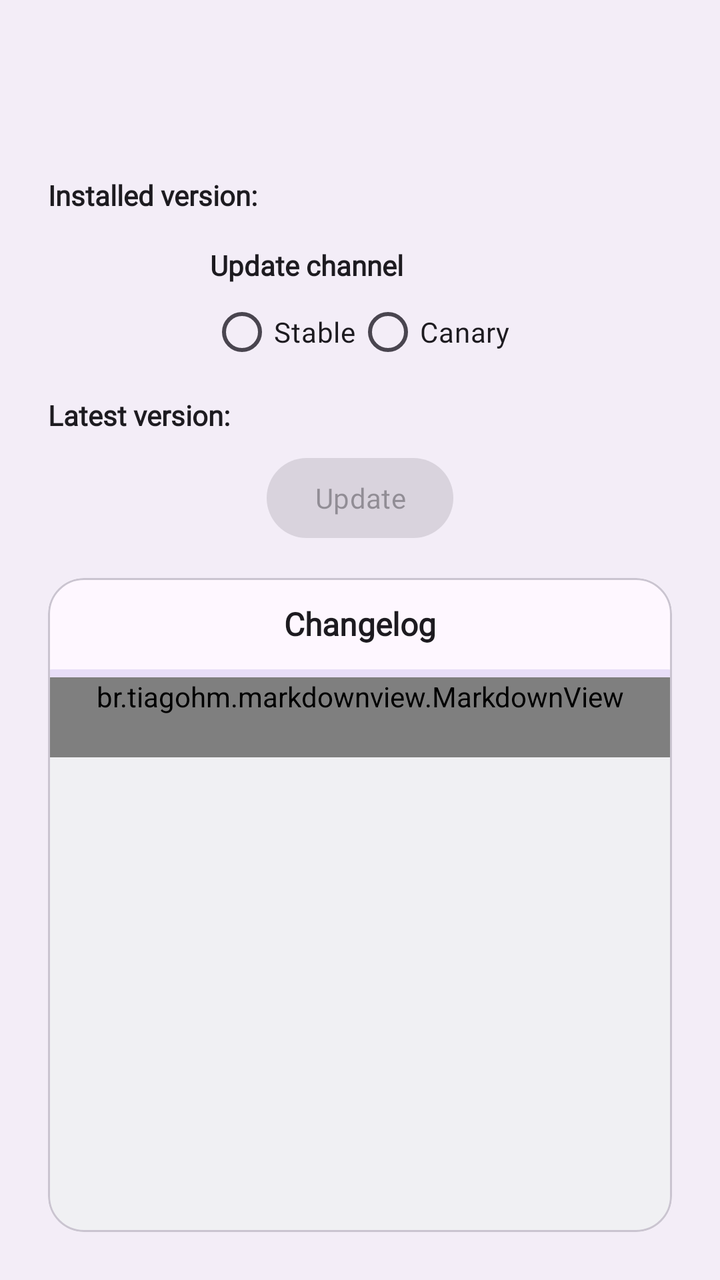
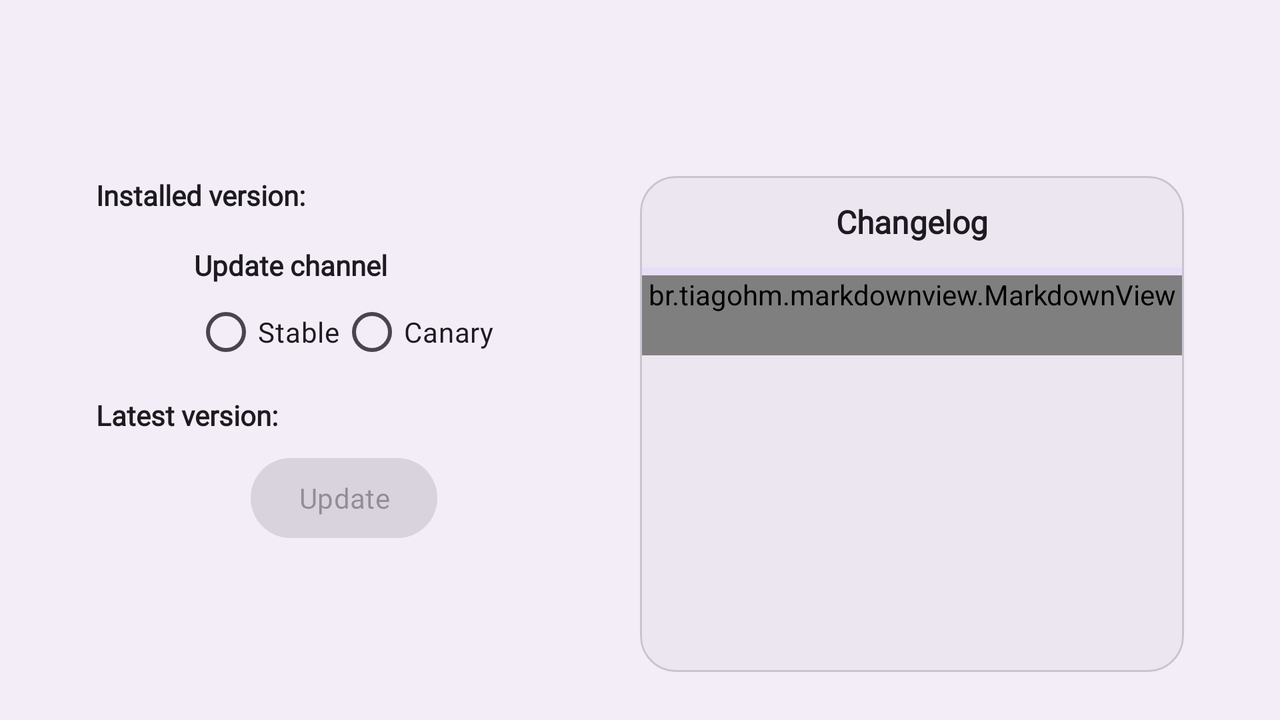

Compare how this app lays out the same screen by default and in its alternative resource folder. The renders come first, then the two layout files and the values they reference.
<!-- AndroidManifest.xml: application theme AppTheme.AospXpert -->
<!-- res/layout/update_fragment.xml -->
<?xml version="1.0" encoding="utf-8"?>
<androidx.coordinatorlayout.widget.CoordinatorLayout xmlns:android="http://schemas.android.com/apk/res/android"
	xmlns:app="http://schemas.android.com/apk/res-auto"
	xmlns:tools="http://schemas.android.com/tools"
	android:layout_width="match_parent"
	android:layout_height="match_parent"
	android:fillViewport="true"
	tools:context=".ui.fragments.UpdateFragment">

	<androidx.core.widget.NestedScrollView
		android:id="@+id/nestedScrollView"
		android:layout_width="match_parent"
		android:layout_height="match_parent"
		android:fillViewport="true"
		app:layout_behavior="@string/appbar_scrolling_view_behavior">

		<androidx.constraintlayout.widget.ConstraintLayout
			android:layout_width="match_parent"
			android:layout_height="match_parent"
			android:padding="24dp">

			<com.google.android.material.textview.MaterialTextView
				android:id="@+id/currentVersionID"
				android:layout_width="wrap_content"
				android:layout_height="wrap_content"
				android:text="@string/currentVersionTitle"
				android:textColor="?attr/colorOnSurface"
				android:textStyle="bold"
				app:layout_constraintStart_toStartOf="parent"
				app:layout_constraintTop_toTopOf="parent" />

			<com.google.android.material.textview.MaterialTextView
				android:id="@+id/currentVersionValueID"
				android:layout_width="wrap_content"
				android:layout_height="wrap_content"
				android:layout_marginStart="8dp"
				android:textColor="?attr/colorOnSurface"
				android:textStyle="bold"
				app:layout_constraintStart_toEndOf="@+id/currentVersionID"
				app:layout_constraintTop_toTopOf="@+id/currentVersionID" />

			<com.google.android.material.textview.MaterialTextView
				android:id="@+id/textView"
				android:layout_width="wrap_content"
				android:layout_height="wrap_content"
				android:layout_marginTop="16dp"
				android:text="@string/update_flavor_title"
				android:textColor="?attr/colorOnSurface"
				android:textStyle="bold"
				app:layout_constraintStart_toStartOf="@+id/updateChannelRadioGroup"
				app:layout_constraintTop_toBottomOf="@+id/currentVersionID" />

			<RadioGroup
				android:id="@+id/updateChannelRadioGroup"
				android:layout_width="wrap_content"
				android:layout_height="wrap_content"
				android:orientation="horizontal"
				app:layout_constraintEnd_toEndOf="parent"
				app:layout_constraintStart_toStartOf="parent"
				app:layout_constraintTop_toBottomOf="@+id/textView">

				<RadioButton
					android:id="@+id/stableID"
					android:layout_width="wrap_content"
					android:layout_height="wrap_content"
					android:layout_weight="1"
					android:text="@string/stable_flavor"
					android:textColor="?attr/colorOnSurface" />

				<RadioButton
					android:id="@+id/canaryID"
					android:layout_width="wrap_content"
					android:layout_height="wrap_content"
					android:layout_weight="1"
					android:text="@string/canary_flavor"
					android:textColor="?attr/colorOnSurface" />
			</RadioGroup>

			<com.google.android.material.textview.MaterialTextView
				android:id="@+id/textView3"
				android:layout_width="wrap_content"
				android:layout_height="wrap_content"
				android:layout_marginTop="8dp"
				android:text="@string/update_type_title"
				android:textColor="?attr/colorOnSurface"
				android:textStyle="bold"
				android:visibility="gone"
				app:layout_constraintStart_toStartOf="@+id/updateChannelRadioGroup"
				app:layout_constraintTop_toBottomOf="@+id/updateChannelRadioGroup" />

			<RadioGroup
				android:id="@+id/packageTypeRadioGroup"
				android:layout_width="wrap_content"
				android:layout_height="wrap_content"
				android:orientation="horizontal"
				android:visibility="gone"
				app:layout_constraintStart_toStartOf="@+id/textView3"
				app:layout_constraintTop_toBottomOf="@+id/textView3">

				<RadioButton
					android:id="@+id/fullTypeID"
					android:layout_width="wrap_content"
					android:layout_height="wrap_content"
					android:layout_weight="1"
					android:text="@string/full_type"
					android:textColor="?attr/colorOnSurface" />

				<RadioButton
					android:id="@+id/XposedTypeID"
					android:layout_width="wrap_content"
					android:layout_height="wrap_content"
					android:layout_weight="1"
					android:text="@string/xposed_type"
					android:textColor="?attr/colorOnSurface" />
			</RadioGroup>

			<com.google.android.material.textview.MaterialTextView
				android:id="@+id/latestVersionTitleID"
				android:layout_width="wrap_content"
				android:layout_height="wrap_content"
				android:layout_marginTop="8dp"
				android:text="@string/lastestVersionTitle"
				android:textColor="?attr/colorOnSurface"
				android:textStyle="bold"
				app:layout_constraintStart_toStartOf="parent"
				app:layout_constraintTop_toBottomOf="@+id/packageTypeRadioGroup" />

			<com.google.android.material.textview.MaterialTextView
				android:id="@+id/latestVersionValueID"
				android:layout_width="wrap_content"
				android:layout_height="wrap_content"
				android:layout_marginStart="8dp"
				android:textColor="?attr/colorOnSurface"
				android:textStyle="bold"
				app:layout_constraintStart_toEndOf="@+id/latestVersionTitleID"
				app:layout_constraintTop_toTopOf="@+id/latestVersionTitleID" />

			<com.google.android.material.button.MaterialButton
				android:id="@+id/updateBtn"
				android:layout_width="wrap_content"
				android:layout_height="wrap_content"
				android:layout_marginTop="8dp"
				android:enabled="false"
				android:text="@string/update_word"
				app:layout_constraintEnd_toEndOf="parent"
				app:layout_constraintStart_toStartOf="parent"
				app:layout_constraintTop_toBottomOf="@+id/latestVersionTitleID" />

			<com.google.android.material.card.MaterialCardView
				android:layout_width="0dp"
				android:layout_height="0dp"
				android:minHeight="400dp"
				android:layout_marginTop="16dp"
				android:elevation="0dp"
				android:outlineAmbientShadowColor="@android:color/transparent"
				android:outlineSpotShadowColor="@android:color/transparent"
				app:cardBackgroundColor="?attr/colorSurfaceContainerHigh"
				app:cardCornerRadius="@dimen/ui_container_radius"
				app:layout_constraintBottom_toBottomOf="parent"
				app:layout_constraintEnd_toEndOf="parent"
				app:layout_constraintStart_toStartOf="parent"
				app:layout_constraintTop_toBottomOf="@id/updateBtn">

				<LinearLayout
					android:background="@color/changelog_bg"
					android:layout_width="match_parent"
					android:layout_height="match_parent"
					android:orientation="vertical">

					<com.google.android.material.textview.MaterialTextView
						android:layout_width="match_parent"
						android:layout_height="wrap_content"
						android:padding="12dp"
						android:text="@string/changelog_title"
						android:textAlignment="center"
						android:background="?attr/colorSurfaceBright"
						android:textColor="?attr/colorOnSurface"
						android:textSize="16sp"
						android:textStyle="bold" />

					<com.google.android.material.progressindicator.LinearProgressIndicator
						android:id="@+id/progressBar"
						android:layout_width="match_parent"
						android:layout_height="wrap_content"
						android:indeterminate="true" />

					<androidx.core.widget.NestedScrollView
						android:id="@+id/changelogScrollView"
						android:layout_width="match_parent"
						android:layout_height="wrap_content"
						android:fadeScrollbars="true"
						android:isScrollContainer="true"
						android:scrollbars="vertical">

						<br.tiagohm.markdownview.MarkdownView
							android:id="@+id/changelogView"
							android:layout_width="match_parent"
							android:layout_height="wrap_content"
							android:minHeight="40dp"
							app:escapeHtml="false" />

					</androidx.core.widget.NestedScrollView>
				</LinearLayout>
			</com.google.android.material.card.MaterialCardView>
		</androidx.constraintlayout.widget.ConstraintLayout>
	</androidx.core.widget.NestedScrollView>

	<include
		android:id="@+id/header"
		layout="@layout/view_header_expandable" />

</androidx.coordinatorlayout.widget.CoordinatorLayout>
<!-- res/layout/view_header_expandable.xml (included above) -->
<?xml version="1.0" encoding="utf-8"?>
<com.google.android.material.appbar.AppBarLayout xmlns:android="http://schemas.android.com/apk/res/android"
	xmlns:app="http://schemas.android.com/apk/res-auto"
	xmlns:tools="http://schemas.android.com/tools"
	android:id="@+id/appBarLayout"
	android:layout_width="match_parent"
	android:layout_height="wrap_content"
	android:background="@color/transparent"
	android:fitsSystemWindows="true"
	app:expanded="false"
	app:liftOnScroll="true">

	<com.google.android.material.appbar.CollapsingToolbarLayout
		android:id="@+id/collapsing_toolbar"
		android:layout_width="match_parent"
		android:layout_height="160dp"
		app:statusBarScrim="@null"
		app:collapsedTitleTextAppearance="@style/Toolbar.TitleText.Collapsed"
		app:collapsedTitleTextColor="?attr/colorOnSurface"
		app:contentScrim="?attr/colorSurfaceContainerHighest"
		app:expandedTitleMarginBottom="16dp"
		app:expandedTitleMarginEnd="24dp"
		app:expandedTitleMarginStart="24dp"
		app:expandedTitleTextAppearance="@style/Toolbar.TitleText.Expanded"
		app:forceApplySystemWindowInsetTop="true"
		app:layout_scrollFlags="scroll|snap|exitUntilCollapsed"
		app:scrimAnimationDuration="300"
		app:titleCollapseMode="scale">

		<com.google.android.material.appbar.MaterialToolbar
			android:id="@+id/toolbar"
			android:layout_width="match_parent"
			android:layout_height="?attr/actionBarSize"
			android:paddingStart="12dp"
			android:paddingEnd="8dp"
			app:contentInsetStartWithNavigation="0dp"
			app:layout_collapseMode="pin"
			app:maxLines="1"
			app:navigationIconTint="@null"
			app:popupTheme="@style/PopupMenu"
			app:titleTextAppearance="@style/Toolbar.TitleText"
			app:titleTextEllipsize="end"
			tools:ignore="RtlSymmetry" />

	</com.google.android.material.appbar.CollapsingToolbarLayout>
</com.google.android.material.appbar.AppBarLayout>
<!-- resources referenced by this layout -->
<resources>
  <color name="changelog_bg">@android:color/system_neutral1_50</color>
  <color name="transparent">#00000000</color>
  <dimen name="ui_container_radius">18dp</dimen>
  <string name="canary_flavor" translatable="false">Canary</string>
  <string name="changelog_title">Changelog</string>
  <string name="currentVersionTitle">Installed version: </string>
  <string name="full_type">Full</string>
  <string name="lastestVersionTitle">Latest version: </string>
  <string name="stable_flavor">Stable</string>
  <string name="update_flavor_title">Update channel</string>
  <string name="update_type_title">Package Type</string>
  <string name="update_word">Update</string>
  <string name="xposed_type">Xposed Only</string>
  <style name="PopupMenu" parent="@android:style/Widget.PopupMenu">
  		<item name="android:popupBackground">?attr/colorSurfaceContainerHighest</item>
  	</style>
  <style name="Toolbar.TitleText" parent="TextAppearance.Material3.TitleLarge" />
  <style name="Toolbar.TitleText.Collapsed">
  		<item name="android:textSize">22sp</item>
  		<item name="fontFamily">sans-serif</item>
  		<item name="android:fontFamily">sans-serif</item>
  	</style>
  <style name="Toolbar.TitleText.Expanded" parent="TextAppearance.Material3.TitleLarge">
  		<item name="android:textSize">38sp</item>
  	</style>
  <style name="TextAppearance.App.ListItem.Title" parent="TextAppearance.AppCompat.Subhead">
  		<item name="android:textSize">19sp</item> 
  	</style>
  <style name="Material3.SeekBar" parent="Widget.AppCompat.SeekBar">
  		<item name="android:progressTint">?attr/colorPrimary</item>
  		<item name="android:thumbTint">@null</item>
  		<item name="android:layout_width">match_parent</item>
  		<item name="android:layout_height">wrap_content</item>
  		<item name="android:background">@null</item>
  		<item name="android:hapticFeedbackEnabled">true</item>
  		<item name="android:splitTrack">false</item>
  		<item name="android:thumb">@drawable/seek_thumb</item>
  		<item name="android:track">@drawable/seek_track</item>
  	</style>
  <style name="Widget.ExtendedFloatingActionButton" parent="Widget.Material3.ExtendedFloatingActionButton.Primary">
  		<item name="shapeAppearanceOverlay">@style/ShapeAppearanceExtFAB</item>
  	</style>
  <style name="AppTheme.AospXpert.SplashScreen" parent="Theme.SplashScreen">
  		<item name="android:windowSplashScreenBackground">?attr/colorSurfaceContainer</item>
  		<item name="android:windowSplashScreenIconBackgroundColor">
  			?attr/colorSurfaceContainerHighest
  		</item>
  		<item name="postSplashScreenTheme">@style/AppTheme.AospXpert</item>
  	</style>
  <style name="MaterialAlertDialog.Title.Text" parent="MaterialAlertDialog.MaterialComponents.Title.Text">
  		<item name="android:background">?attr/colorSurfaceContainer</item>
  		<item name="android:textSize">20sp</item>
  		<item name="android:fontFamily">sans-serif-medium</item>
  	</style>
  <style name="MaterialAlertDialog.Body.Text" parent="MaterialAlertDialog.MaterialComponents.Body.Text">
  		<item name="android:background">?attr/colorSurfaceContainer</item>
  		<item name="android:textSize">14sp</item>
  		<item name="android:fontFamily">sans-serif</item>
  	</style>
  <style name="MaterialAlertDialog.Button.Text" parent="Widget.Material3.Button.TextButton.Dialog">
  		<item name="android:backgroundTint">?attr/colorSurfaceContainer</item>
  		<item name="android:foreground">?attr/selectableItemBackground</item>
  		<item name="android:textSize">16sp</item>
  		<item name="android:fontFamily">sans-serif-medium</item>
  	</style>
  <style name="ShapeAppearanceExtFAB">
  		<item name="cornerFamily">rounded</item>
  		<item name="cornerSize">@dimen/ui_container_radius</item>
  	</style>
  <!-- some entries are left out for length -->
</resources>
<!-- res/layout-land/update_fragment.xml (the repository's variant of the layout above) -->
<!-- drawn on the phone turned sideways -->
<?xml version="1.0" encoding="utf-8"?>
<androidx.coordinatorlayout.widget.CoordinatorLayout xmlns:android="http://schemas.android.com/apk/res/android"
	xmlns:app="http://schemas.android.com/apk/res-auto"
	xmlns:tools="http://schemas.android.com/tools"
	android:layout_width="match_parent"
	android:layout_height="match_parent"
	android:fillViewport="true"
	tools:context=".ui.fragments.UpdateFragment">

	<androidx.core.widget.NestedScrollView
		android:id="@+id/nestedScrollView"
		android:layout_width="match_parent"
		android:layout_height="match_parent"
		android:fillViewport="true"
		app:layout_behavior="@string/appbar_scrolling_view_behavior">

		<androidx.constraintlayout.widget.ConstraintLayout
			android:layout_width="match_parent"
			android:layout_height="match_parent"
			android:paddingHorizontal="48dp"
			android:paddingVertical="24dp">

			<androidx.constraintlayout.widget.ConstraintLayout
				android:id="@+id/updateFragmentLayout"
				android:layout_width="0dp"
				android:layout_height="match_parent"
				android:fillViewport="true"
				android:paddingEnd="24dp"
				app:layout_constraintBottom_toBottomOf="parent"
				app:layout_constraintEnd_toStartOf="@id/changelogContainer"
				app:layout_constraintStart_toStartOf="parent"
				app:layout_constraintTop_toTopOf="parent"
				tools:ignore="RtlSymmetry">

				<com.google.android.material.textview.MaterialTextView
					android:id="@+id/currentVersionID"
					android:layout_width="wrap_content"
					android:layout_height="wrap_content"
					android:text="@string/currentVersionTitle"
					android:textColor="?attr/colorOnSurface"
					android:textStyle="bold"
					app:layout_constraintStart_toStartOf="parent"
					app:layout_constraintTop_toTopOf="parent" />

				<com.google.android.material.textview.MaterialTextView
					android:id="@+id/currentVersionValueID"
					android:layout_width="wrap_content"
					android:layout_height="wrap_content"
					android:layout_marginStart="8dp"
					android:textColor="?attr/colorOnSurface"
					android:textStyle="bold"
					app:layout_constraintStart_toEndOf="@+id/currentVersionID"
					app:layout_constraintTop_toTopOf="@+id/currentVersionID" />

				<com.google.android.material.textview.MaterialTextView
					android:id="@+id/textView"
					android:layout_width="wrap_content"
					android:layout_height="wrap_content"
					android:layout_marginTop="16dp"
					android:text="@string/update_flavor_title"
					android:textColor="?attr/colorOnSurface"
					android:textStyle="bold"
					app:layout_constraintStart_toStartOf="@+id/updateChannelRadioGroup"
					app:layout_constraintTop_toBottomOf="@+id/currentVersionID" />

				<RadioGroup
					android:id="@+id/updateChannelRadioGroup"
					android:layout_width="wrap_content"
					android:layout_height="wrap_content"
					android:orientation="horizontal"
					app:layout_constraintEnd_toEndOf="parent"
					app:layout_constraintStart_toStartOf="parent"
					app:layout_constraintTop_toBottomOf="@+id/textView">

					<RadioButton
						android:id="@+id/stableID"
						android:layout_width="wrap_content"
						android:layout_height="wrap_content"
						android:layout_weight="1"
						android:text="@string/stable_flavor"
						android:textColor="?attr/colorOnSurface" />

					<RadioButton
						android:id="@+id/canaryID"
						android:layout_width="wrap_content"
						android:layout_height="wrap_content"
						android:layout_weight="1"
						android:text="@string/canary_flavor"
						android:textColor="?attr/colorOnSurface" />
				</RadioGroup>

				<com.google.android.material.textview.MaterialTextView
					android:id="@+id/textView3"
					android:layout_width="wrap_content"
					android:layout_height="wrap_content"
					android:layout_marginTop="8dp"
					android:text="@string/update_type_title"
					android:textColor="?attr/colorOnSurface"
					android:textStyle="bold"
					android:visibility="gone"
					app:layout_constraintStart_toStartOf="@+id/updateChannelRadioGroup"
					app:layout_constraintTop_toBottomOf="@+id/updateChannelRadioGroup" />

				<RadioGroup
					android:id="@+id/packageTypeRadioGroup"
					android:layout_width="wrap_content"
					android:layout_height="wrap_content"
					android:orientation="horizontal"
					android:visibility="gone"
					app:layout_constraintStart_toStartOf="@+id/textView3"
					app:layout_constraintTop_toBottomOf="@+id/textView3">

					<RadioButton
						android:id="@+id/fullTypeID"
						android:layout_width="wrap_content"
						android:layout_height="wrap_content"
						android:layout_weight="1"
						android:text="@string/full_type"
						android:textColor="?attr/colorOnSurface" />

					<RadioButton
						android:id="@+id/XposedTypeID"
						android:layout_width="wrap_content"
						android:layout_height="wrap_content"
						android:layout_weight="1"
						android:text="@string/xposed_type"
						android:textColor="?attr/colorOnSurface" />
				</RadioGroup>

				<com.google.android.material.textview.MaterialTextView
					android:id="@+id/latestVersionTitleID"
					android:layout_width="wrap_content"
					android:layout_height="wrap_content"
					android:layout_marginTop="8dp"
					android:text="@string/lastestVersionTitle"
					android:textColor="?attr/colorOnSurface"
					android:textStyle="bold"
					app:layout_constraintStart_toStartOf="parent"
					app:layout_constraintTop_toBottomOf="@+id/packageTypeRadioGroup" />

				<com.google.android.material.textview.MaterialTextView
					android:id="@+id/latestVersionValueID"
					android:layout_width="wrap_content"
					android:layout_height="wrap_content"
					android:layout_marginStart="8dp"
					android:textColor="?attr/colorOnSurface"
					android:textStyle="bold"
					app:layout_constraintStart_toEndOf="@+id/latestVersionTitleID"
					app:layout_constraintTop_toTopOf="@+id/latestVersionTitleID" />

				<com.google.android.material.button.MaterialButton
					android:id="@+id/updateBtn"
					android:layout_width="wrap_content"
					android:layout_height="wrap_content"
					android:layout_marginTop="8dp"
					android:enabled="false"
					android:text="@string/update_word"
					app:layout_constraintEnd_toEndOf="parent"
					app:layout_constraintStart_toStartOf="parent"
					app:layout_constraintTop_toBottomOf="@+id/latestVersionTitleID" />

			</androidx.constraintlayout.widget.ConstraintLayout>

			<com.google.android.material.card.MaterialCardView
				android:id="@+id/changelogContainer"
				android:layout_width="0dp"
				android:layout_height="0dp"
				android:elevation="0dp"
				android:outlineAmbientShadowColor="@android:color/transparent"
				android:outlineSpotShadowColor="@android:color/transparent"
				app:cardBackgroundColor="?attr/colorSurfaceContainerHigh"
				app:cardCornerRadius="@dimen/ui_container_radius"
				app:layout_constraintBottom_toBottomOf="parent"
				app:layout_constraintEnd_toEndOf="parent"
				app:layout_constraintStart_toEndOf="@id/updateFragmentLayout"
				app:layout_constraintTop_toTopOf="parent">

				<LinearLayout
					android:layout_width="match_parent"
					android:layout_height="match_parent"
					android:orientation="vertical">

					<com.google.android.material.textview.MaterialTextView
						android:layout_width="match_parent"
						android:layout_height="wrap_content"
						android:padding="12dp"
						android:text="@string/changelog_title"
						android:textAlignment="center"
						android:textColor="?attr/colorOnSurface"
						android:textSize="16sp"
						android:textStyle="bold" />

					<com.google.android.material.progressindicator.LinearProgressIndicator
						android:id="@+id/progressBar"
						android:layout_width="match_parent"
						android:layout_height="wrap_content"
						android:indeterminate="true" />

					<androidx.core.widget.NestedScrollView
						android:id="@+id/changelogScrollView"
						android:layout_width="match_parent"
						android:layout_height="wrap_content"
						android:fadeScrollbars="true"
						android:isScrollContainer="true"
						android:scrollbars="vertical">

						<br.tiagohm.markdownview.MarkdownView
							android:id="@+id/changelogView"
							android:layout_width="match_parent"
							android:layout_height="wrap_content"
							android:minHeight="40dp"
							app:escapeHtml="false" />

					</androidx.core.widget.NestedScrollView>
				</LinearLayout>
			</com.google.android.material.card.MaterialCardView>
		</androidx.constraintlayout.widget.ConstraintLayout>
	</androidx.core.widget.NestedScrollView>

	<include
		android:id="@+id/header"
		layout="@layout/view_header_expandable" />

</androidx.coordinatorlayout.widget.CoordinatorLayout>
<!-- resources referenced by the variant -->
<!-- as the phone turned sideways resolves them -->
<resources>
  <color name="transparent">#00000000</color>
  <dimen name="ui_container_radius">18dp</dimen>
  <string name="canary_flavor" translatable="false">Canary</string>
  <string name="changelog_title">Changelog</string>
  <string name="currentVersionTitle">Installed version: </string>
  <string name="full_type">Full</string>
  <string name="lastestVersionTitle">Latest version: </string>
  <string name="stable_flavor">Stable</string>
  <string name="update_flavor_title">Update channel</string>
  <string name="update_type_title">Package Type</string>
  <string name="update_word">Update</string>
  <string name="xposed_type">Xposed Only</string>
  <style name="PopupMenu" parent="@android:style/Widget.PopupMenu">
  		<item name="android:popupBackground">?attr/colorSurfaceContainerHighest</item>
  	</style>
  <style name="Toolbar.TitleText" parent="TextAppearance.Material3.TitleLarge" />
  <style name="Toolbar.TitleText.Collapsed">
  		<item name="android:textSize">22sp</item>
  		<item name="fontFamily">sans-serif</item>
  		<item name="android:fontFamily">sans-serif</item>
  	</style>
  <style name="Toolbar.TitleText.Expanded" parent="TextAppearance.Material3.TitleLarge">
  		<item name="android:textSize">38sp</item>
  	</style>
  <style name="TextAppearance.App.ListItem.Title" parent="TextAppearance.AppCompat.Subhead">
  		<item name="android:textSize">19sp</item> 
  	</style>
  <style name="Material3.SeekBar" parent="Widget.AppCompat.SeekBar">
  		<item name="android:progressTint">?attr/colorPrimary</item>
  		<item name="android:thumbTint">@null</item>
  		<item name="android:layout_width">match_parent</item>
  		<item name="android:layout_height">wrap_content</item>
  		<item name="android:background">@null</item>
  		<item name="android:hapticFeedbackEnabled">true</item>
  		<item name="android:splitTrack">false</item>
  		<item name="android:thumb">@drawable/seek_thumb</item>
  		<item name="android:track">@drawable/seek_track</item>
  	</style>
  <style name="Widget.ExtendedFloatingActionButton" parent="Widget.Material3.ExtendedFloatingActionButton.Primary">
  		<item name="shapeAppearanceOverlay">@style/ShapeAppearanceExtFAB</item>
  	</style>
  <style name="AppTheme.AospXpert.SplashScreen" parent="Theme.SplashScreen">
  		<item name="android:windowSplashScreenBackground">?attr/colorSurfaceContainer</item>
  		<item name="android:windowSplashScreenIconBackgroundColor">
  			?attr/colorSurfaceContainerHighest
  		</item>
  		<item name="postSplashScreenTheme">@style/AppTheme.AospXpert</item>
  	</style>
  <style name="MaterialAlertDialog.Title.Text" parent="MaterialAlertDialog.MaterialComponents.Title.Text">
  		<item name="android:background">?attr/colorSurfaceContainer</item>
  		<item name="android:textSize">20sp</item>
  		<item name="android:fontFamily">sans-serif-medium</item>
  	</style>
  <style name="MaterialAlertDialog.Body.Text" parent="MaterialAlertDialog.MaterialComponents.Body.Text">
  		<item name="android:background">?attr/colorSurfaceContainer</item>
  		<item name="android:textSize">14sp</item>
  		<item name="android:fontFamily">sans-serif</item>
  	</style>
  <style name="MaterialAlertDialog.Button.Text" parent="Widget.Material3.Button.TextButton.Dialog">
  		<item name="android:backgroundTint">?attr/colorSurfaceContainer</item>
  		<item name="android:foreground">?attr/selectableItemBackground</item>
  		<item name="android:textSize">16sp</item>
  		<item name="android:fontFamily">sans-serif-medium</item>
  	</style>
  <style name="ShapeAppearanceExtFAB">
  		<item name="cornerFamily">rounded</item>
  		<item name="cornerSize">@dimen/ui_container_radius</item>
  	</style>
  <!-- some entries are left out for length -->
</resources>
